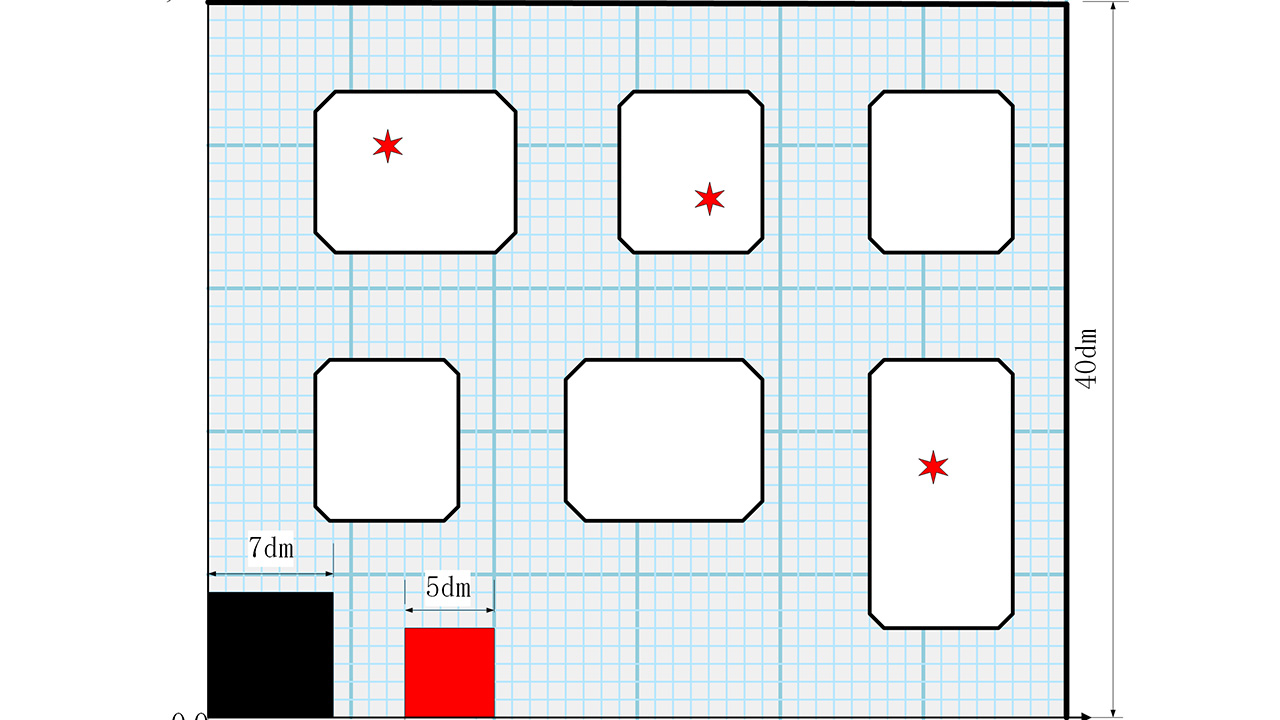
#> input picture Traditional_Visual_Ensemble/2023/720p.jpg, 1280 x 720 px, given in place of RedCircleGround.mp4, which was not available
$ python RedcircleGround.py
#> lines starting #> are read from the running program, lines starting #| are printed output that depends on the picture; after the words box and inside, x2 and y2 are one past the last pixel; in counts of white or black regions, pixels touching at a corner belong together; pictures that were not available may be replaced by others from this repository, and a replacement may not be noted
import cv2
import numpy as np
import math

# cap = cv2.VideoCapture(0)
cap = cv2.VideoCapture('2022Province\RedCircleGround.mp4')

while True:
    # 从摄像头捕获图像
    ret, frame = cap.read()
#> frame is the input picture: shape (720, 1280, 3); mean B, G, R 234.6, 232.6, 230.2
    # height, width = frame.shape[:2]

    # 将图像转换为HSV颜色空间
    hsv = cv2.cvtColor(frame, cv2.COLOR_BGR2HSV)
#> hsv: shape (720, 1280, 3); mean H, S, V 31.3, 13.8, 237.9

    # 定义红色范围
    lower_red1 = np.array([0, 50, 50])
    upper_red1 = np.array([10, 255, 255])
    mask1 = cv2.inRange(hsv, lower_red1, upper_red1)
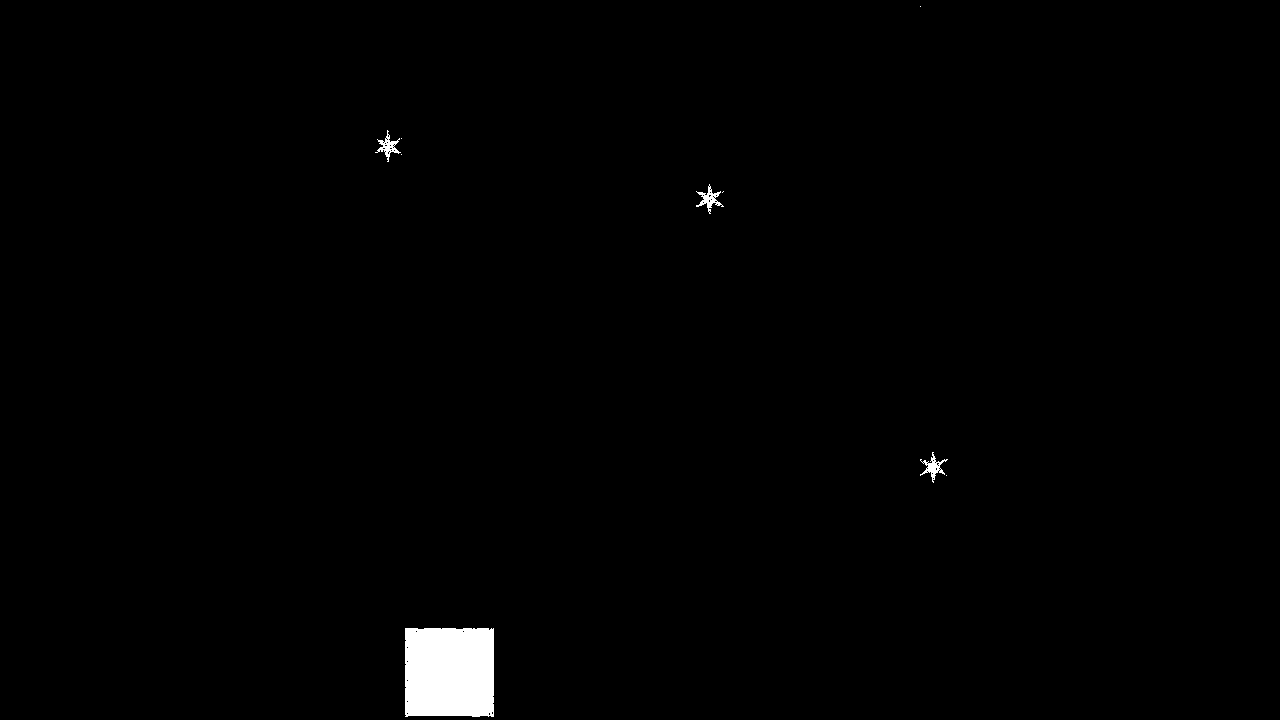
#> mask1: shape (720, 1280); 0.93% white; 9 white regions (5 under 20 px), largest, box (x1, y1, x2, y2) and area: (405, 628, 494, 717) 7809, (696, 184, 724, 214) 259, (920, 452, 948, 483) 253, (375, 130, 401, 162) 244

    lower_red2 = np.array([170, 50, 50])
    upper_red2 = np.array([180, 255, 255])
    mask2 = cv2.inRange(hsv, lower_red2, upper_red2)
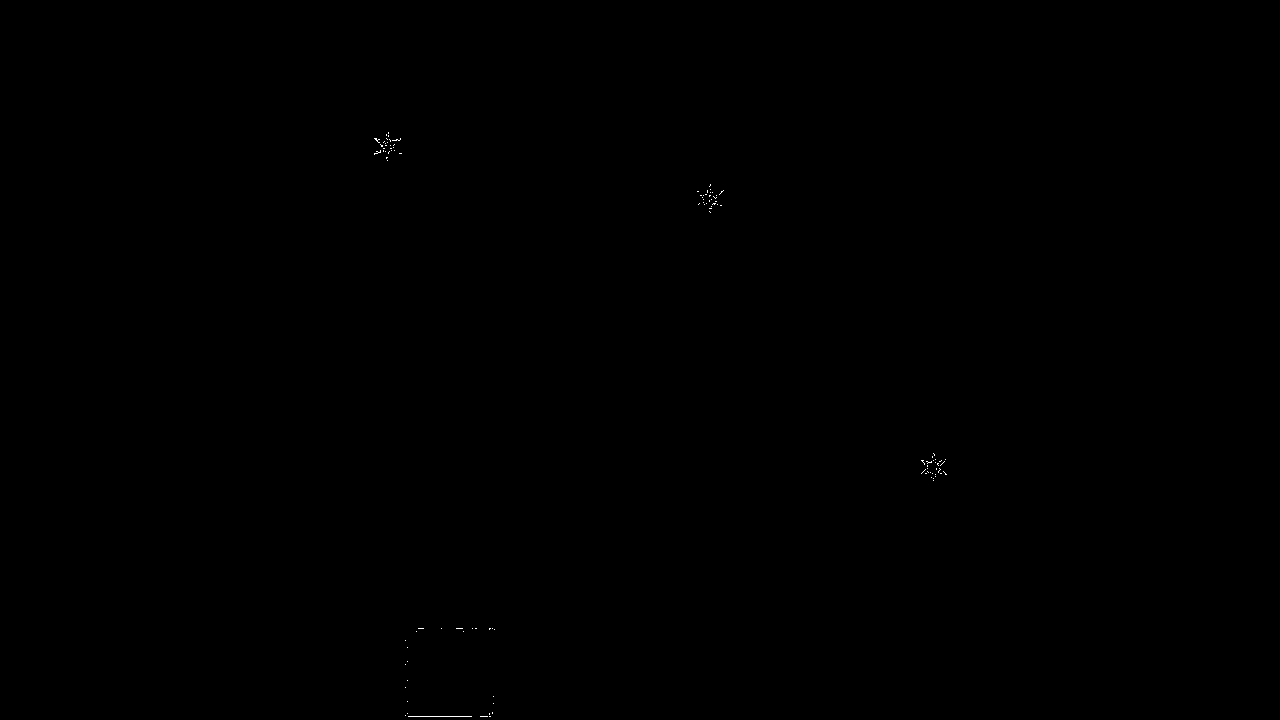
#> mask2: shape (720, 1280); 0.03% white in thin lines or dots, all inside (x1, y1, x2, y2) = (374, 132, 947, 717)

    # 将两个掩码组合在一起
    mask = mask1 + mask2
#> mask: shape (720, 1280); 0.96% white; 5 white regions (1 under 20 px), largest, box (x1, y1, x2, y2) and area: (405, 628, 495, 717) 7922, (374, 130, 402, 162) 326, (920, 452, 948, 483) 323, (696, 184, 724, 214) 317

    # 对掩码进行形态学操作以消除噪声
    kernel = np.ones((5, 5), np.uint8)
    mask = cv2.morphologyEx(mask, cv2.MORPH_OPEN, kernel)
#> mask: shape (720, 1280); 0.92% white; 4 white regions, box (x1, y1, x2, y2) and area: (405, 628, 494, 717) 7921, (926, 458, 941, 477) 194, (380, 138, 395, 155) 190, (703, 190, 716, 208) 173
    mask = cv2.dilate(mask, kernel, iterations=4)
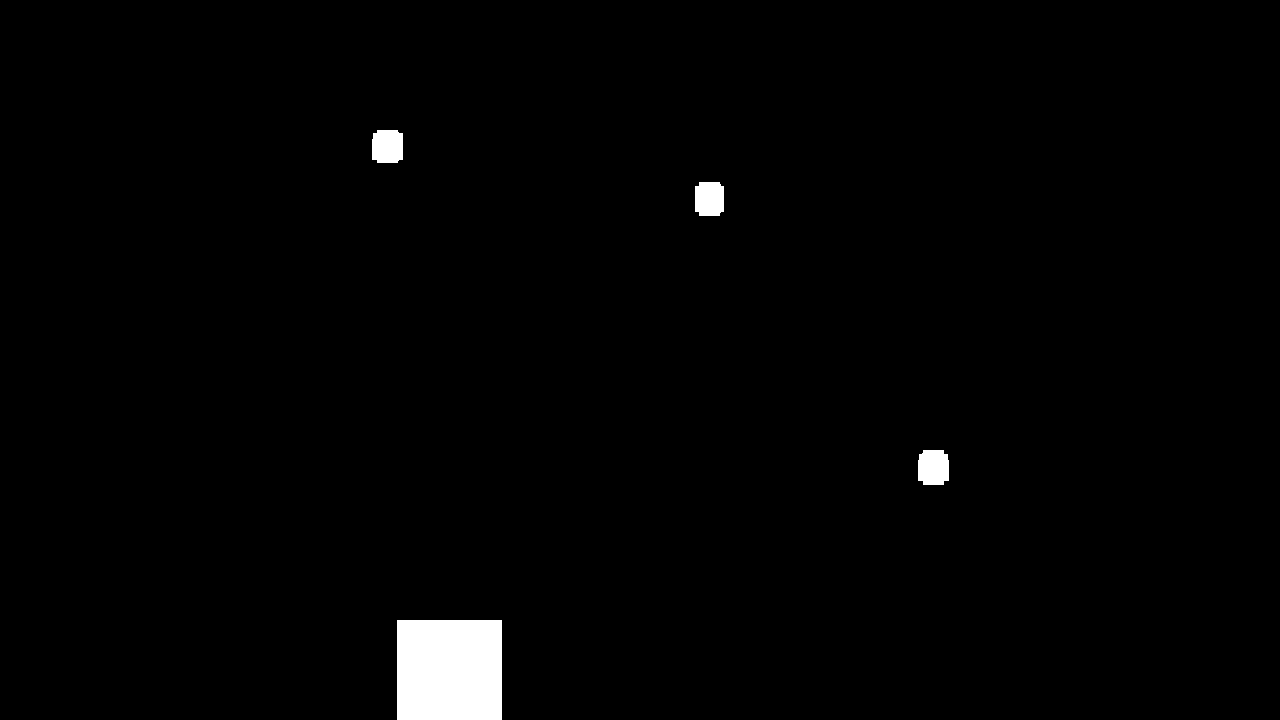
#> mask: shape (720, 1280); 1.5% white; 4 white regions
    # 查找图像中的所有轮廓
    contours, hierarchy = cv2.findContours(mask, cv2.RETR_EXTERNAL, cv2.CHAIN_APPROX_SIMPLE)
#> contours = 4 contours; box (x1, y1, x2, y2) and area: (397, 620, 502, 720) 10296, (918, 450, 949, 485) 932, (372, 130, 403, 163) 900, (695, 182, 724, 216) 866

    # 循环遍历所有轮廓
    for contour in contours:
        # 计算轮廓的面积和周长
        area = cv2.contourArea(contour)
        perimeter = cv2.arcLength(contour, True)
        # 如果周长为零，则跳过此轮廓
        if perimeter == 0:
            continue
        # 计算近似轮廓并计算其与原始轮廓之间的差异
        approx = cv2.approxPolyDP(contour, 0.01 * perimeter, True)
        circularity = 4 * math.pi * area / (perimeter * perimeter)
        # 如果轮廓是圆形，则绘制它
        if len(approx) > 8 and circularity > 0.7 and area > 1000:
            # cv2.drawContours(frame, [contour], -1, (0, 255, 0), 2)
            ellipse = cv2.fitEllipse(contour)
            # 获取椭圆参数
            center, axes, angle = ellipse
            major_axis, minor_axis = axes
            x1, y1 = center
            x_center, y_center = int(x1), int(y1)
            # 在图像上绘制中心点
            cv2.circle(frame, (x_center, y_center), 5, (0, 255, 0), -1)
            # 在图像上绘制中心点的值
            cv2.putText(frame, f"({x_center}, {y_center})", (x_center, y_center), cv2.FONT_HERSHEY_SIMPLEX, 2, (0, 255, 0), 5)
            # 绘制椭圆和识别框
            cv2.ellipse(frame, ellipse, (0, 255, 0), 2)

            print("Ellipse detected at: ({}, {})".format(x_center, y_center))
#> this loop made 4 passes
#> (area, perimeter, circularity) on passes 2 to 4: (932.5, 123.9, 0.763), (866, 118.5, 0.775), (899.5, 119.9, 0.786)
#> (area, perimeter, approx, circularity) on pass 1: (10296, 406, [[397, 620], [397, 719], [501, 719], [501, 620]], 0.785)

    # # 显示图像
    cv2.imshow("Mask", mask)
    cv2.imshow("Frame", frame)

    # 按'q'键退出循环
    if cv2.waitKey(25) & 0xFF == ord('q'):
#> (key q is pressed here)
        break

# 释放摄像头并关闭所有窗口
cap.release()
cv2.destroyAllWindows()

$ run again, on Traditional_Visual_Ensemble/2023/way.png
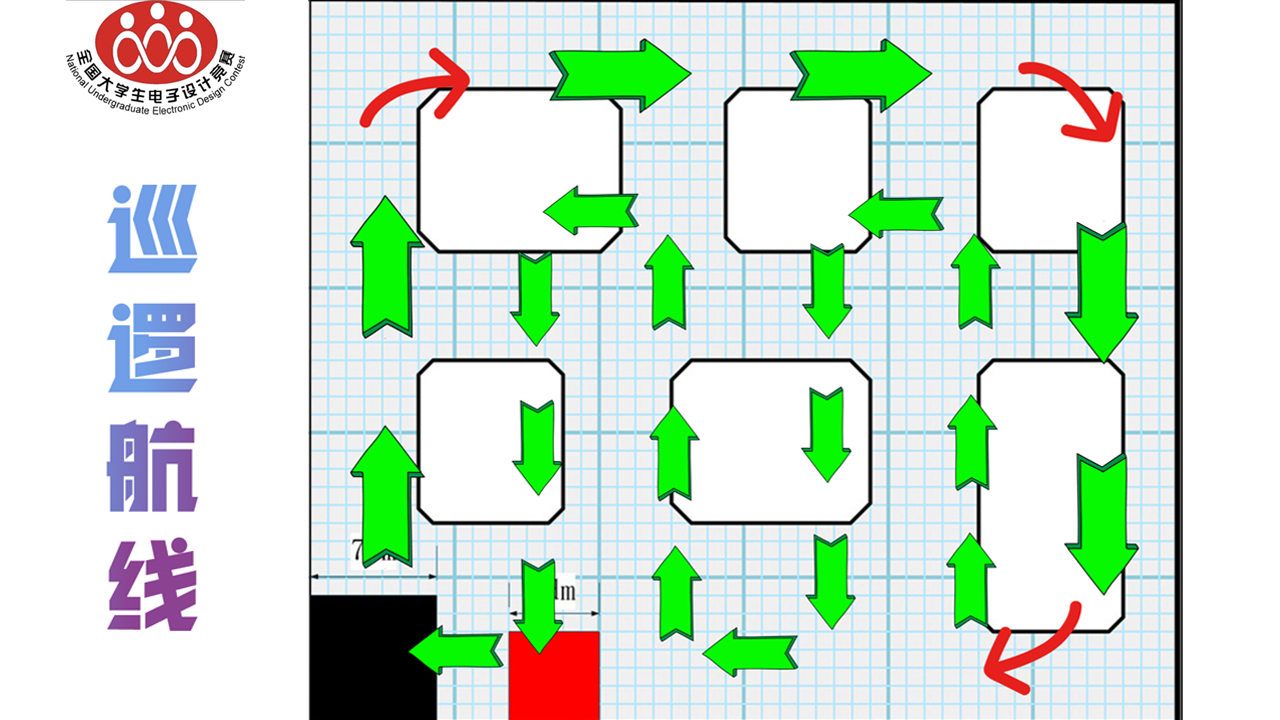
#> input picture Traditional_Visual_Ensemble/2023/way.png, 1280 x 720 px, given in place of RedCircleGround.mp4, which was not available
#> frame is the input picture: shape (720, 1280, 3); mean B, G, R 210.4, 226, 207.5
#> hsv: shape (720, 1280, 3); mean H, S, V 40.1, 38.3, 234.7
#> `mask1 = cv2.inRange(hsv, lower_red1, upper_red1)`:
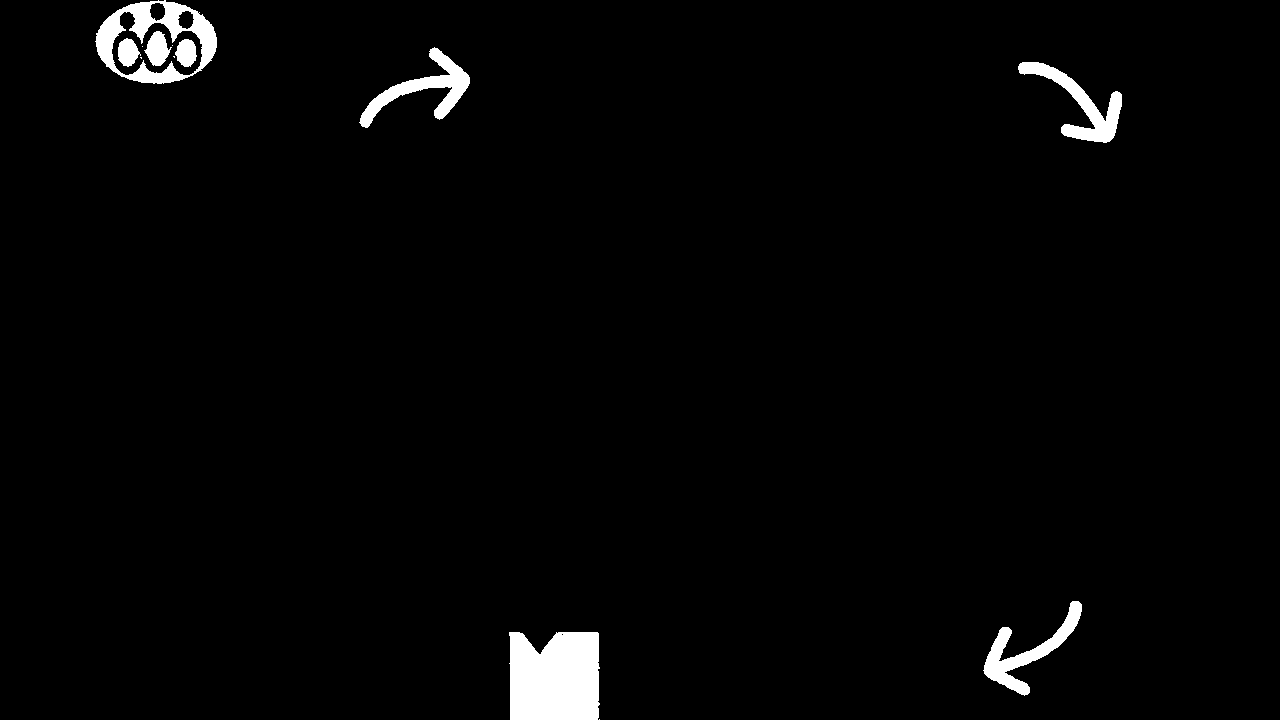
#> mask1: shape (720, 1280); 2.2% white; 13 white regions (5 under 20 px), largest, box (x1, y1, x2, y2) and area: (509, 632, 600, 720) 7437, (95, 0, 217, 84) 3893, (1018, 62, 1122, 143) 2445
#> mask2: shape (720, 1280); 0.12% white in thin lines or dots, all inside (x1, y1, x2, y2) = (95, 0, 1123, 720)
#> contours = 5 contours; box (x1, y1, x2, y2) and area: (87, 0, 226, 92) 10870, (501, 623, 608, 720) 10036, (352, 40, 478, 136) 6442, (976, 593, 1090, 703) 6422, (1011, 54, 1131, 150) 6268
#> the loop `for contour in contours:` made 5 passes
#> (area, perimeter, circularity, angle, major_axis, minor_axis, x1, y1) on pass 5: (10870.5, 409.4, 0.815, 90.08, 103.5, 143.8, 155.8, 41.29)
#> (printed output is left out)
#> after the loop `for contour in contours:`:
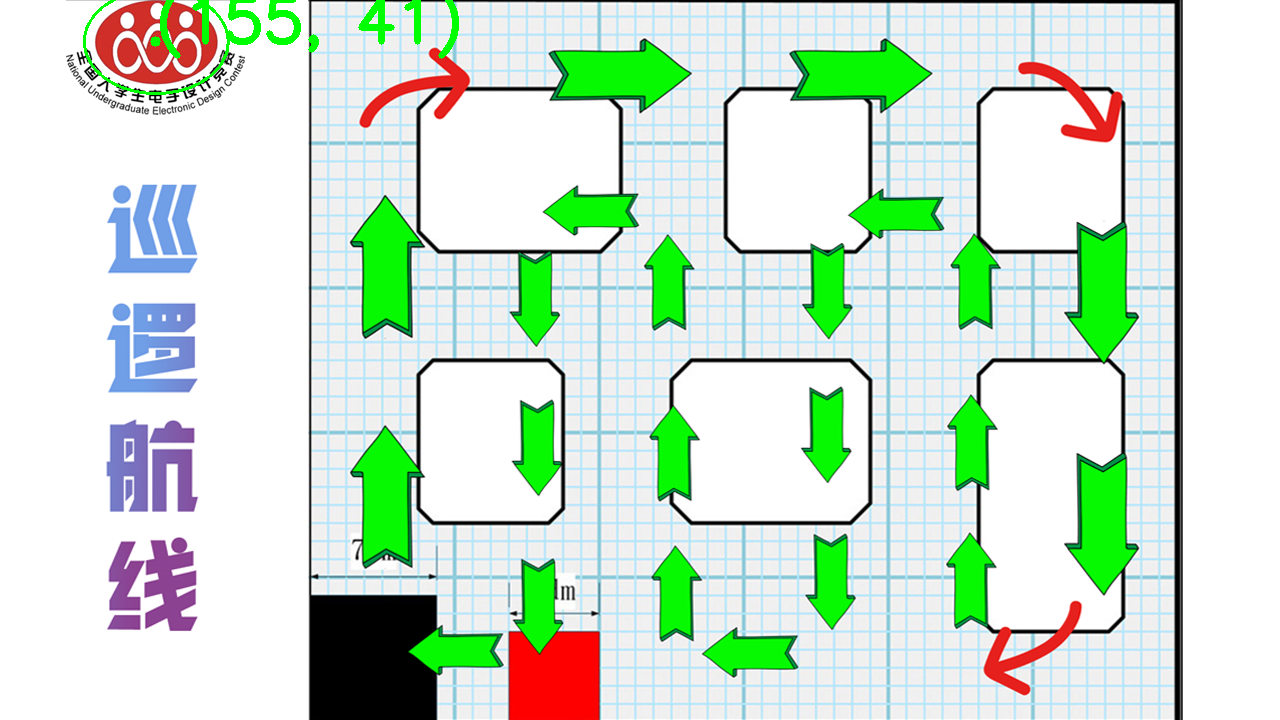
#> frame: shape (720, 1280, 3); 0.52% of pixels changed, all inside (x1, y1, x2, y2) = (83, 0, 459, 95)
